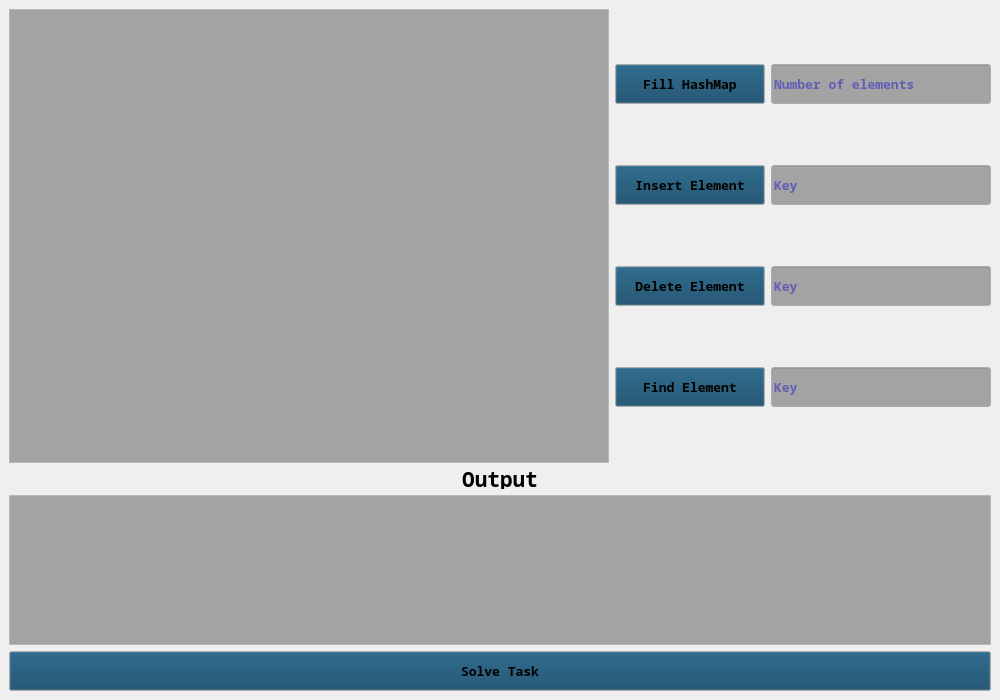
<?xml version="1.0" encoding="UTF-8"?>
<ui version="4.0">
 <class>MainWindow</class>
 <widget class="QMainWindow" name="MainWindow">
  <property name="geometry">
   <rect>
    <x>0</x>
    <y>0</y>
    <width>1000</width>
    <height>700</height>
   </rect>
  </property>
  <property name="minimumSize">
   <size>
    <width>1000</width>
    <height>700</height>
   </size>
  </property>
  <property name="maximumSize">
   <size>
    <width>16777215</width>
    <height>16777215</height>
   </size>
  </property>
  <property name="font">
   <font>
    <family>Noto Sans Mono</family>
    <pointsize>10</pointsize>
    <weight>75</weight>
    <bold>true</bold>
   </font>
  </property>
  <property name="windowTitle">
   <string>HashMap</string>
  </property>
  <widget class="QWidget" name="centralwidget">
   <layout class="QHBoxLayout" name="horizontalLayout">
    <item>
     <layout class="QGridLayout" name="gridLayout_2">
      <item row="3" column="0" colspan="2">
       <widget class="QTextEdit" name="outputBox">
        <property name="minimumSize">
         <size>
          <width>0</width>
          <height>100</height>
         </size>
        </property>
        <property name="maximumSize">
         <size>
          <width>16777215</width>
          <height>150</height>
         </size>
        </property>
        <property name="palette">
         <palette>
          <active>
           <colorrole role="Text">
            <brush brushstyle="SolidPattern">
             <color alpha="255">
              <red>13</red>
              <green>42</green>
              <blue>140</blue>
             </color>
            </brush>
           </colorrole>
           <colorrole role="Base">
            <brush brushstyle="SolidPattern">
             <color alpha="255">
              <red>163</red>
              <green>163</green>
              <blue>163</blue>
             </color>
            </brush>
           </colorrole>
           <colorrole role="PlaceholderText">
            <brush brushstyle="SolidPattern">
             <color alpha="128">
              <red>13</red>
              <green>42</green>
              <blue>140</blue>
             </color>
            </brush>
           </colorrole>
          </active>
          <inactive>
           <colorrole role="Text">
            <brush brushstyle="SolidPattern">
             <color alpha="255">
              <red>13</red>
              <green>42</green>
              <blue>140</blue>
             </color>
            </brush>
           </colorrole>
           <colorrole role="Base">
            <brush brushstyle="SolidPattern">
             <color alpha="255">
              <red>163</red>
              <green>163</green>
              <blue>163</blue>
             </color>
            </brush>
           </colorrole>
           <colorrole role="PlaceholderText">
            <brush brushstyle="SolidPattern">
             <color alpha="128">
              <red>13</red>
              <green>42</green>
              <blue>140</blue>
             </color>
            </brush>
           </colorrole>
          </inactive>
          <disabled>
           <colorrole role="Text">
            <brush brushstyle="SolidPattern">
             <color alpha="96">
              <red>164</red>
              <green>166</green>
              <blue>168</blue>
             </color>
            </brush>
           </colorrole>
           <colorrole role="Base">
            <brush brushstyle="SolidPattern">
             <color alpha="255">
              <red>68</red>
              <green>68</green>
              <blue>68</blue>
             </color>
            </brush>
           </colorrole>
           <colorrole role="PlaceholderText">
            <brush brushstyle="SolidPattern">
             <color alpha="128">
              <red>218</red>
              <green>218</green>
              <blue>218</blue>
             </color>
            </brush>
           </colorrole>
          </disabled>
         </palette>
        </property>
        <property name="font">
         <font>
          <family>Noto Sans Mono</family>
          <pointsize>16</pointsize>
          <weight>75</weight>
          <bold>true</bold>
         </font>
        </property>
        <property name="readOnly">
         <bool>true</bool>
        </property>
       </widget>
      </item>
      <item row="0" column="0">
       <widget class="QTextEdit" name="hashMapView">
        <property name="minimumSize">
         <size>
          <width>600</width>
          <height>380</height>
         </size>
        </property>
        <property name="maximumSize">
         <size>
          <width>16777215</width>
          <height>16777215</height>
         </size>
        </property>
        <property name="palette">
         <palette>
          <active>
           <colorrole role="Text">
            <brush brushstyle="SolidPattern">
             <color alpha="255">
              <red>13</red>
              <green>42</green>
              <blue>140</blue>
             </color>
            </brush>
           </colorrole>
           <colorrole role="Base">
            <brush brushstyle="SolidPattern">
             <color alpha="255">
              <red>163</red>
              <green>163</green>
              <blue>163</blue>
             </color>
            </brush>
           </colorrole>
           <colorrole role="PlaceholderText">
            <brush brushstyle="SolidPattern">
             <color alpha="128">
              <red>13</red>
              <green>42</green>
              <blue>140</blue>
             </color>
            </brush>
           </colorrole>
          </active>
          <inactive>
           <colorrole role="Text">
            <brush brushstyle="SolidPattern">
             <color alpha="255">
              <red>13</red>
              <green>42</green>
              <blue>140</blue>
             </color>
            </brush>
           </colorrole>
           <colorrole role="Base">
            <brush brushstyle="SolidPattern">
             <color alpha="255">
              <red>163</red>
              <green>163</green>
              <blue>163</blue>
             </color>
            </brush>
           </colorrole>
           <colorrole role="PlaceholderText">
            <brush brushstyle="SolidPattern">
             <color alpha="128">
              <red>13</red>
              <green>42</green>
              <blue>140</blue>
             </color>
            </brush>
           </colorrole>
          </inactive>
          <disabled>
           <colorrole role="Text">
            <brush brushstyle="SolidPattern">
             <color alpha="96">
              <red>164</red>
              <green>166</green>
              <blue>168</blue>
             </color>
            </brush>
           </colorrole>
           <colorrole role="Base">
            <brush brushstyle="SolidPattern">
             <color alpha="255">
              <red>68</red>
              <green>68</green>
              <blue>68</blue>
             </color>
            </brush>
           </colorrole>
           <colorrole role="PlaceholderText">
            <brush brushstyle="SolidPattern">
             <color alpha="128">
              <red>218</red>
              <green>218</green>
              <blue>218</blue>
             </color>
            </brush>
           </colorrole>
          </disabled>
         </palette>
        </property>
        <property name="font">
         <font>
          <family>Noto Sans Mono</family>
          <pointsize>16</pointsize>
          <weight>75</weight>
          <bold>true</bold>
         </font>
        </property>
        <property name="readOnly">
         <bool>true</bool>
        </property>
       </widget>
      </item>
      <item row="2" column="0" colspan="2">
       <widget class="QLabel" name="outputLabel">
        <property name="minimumSize">
         <size>
          <width>0</width>
          <height>20</height>
         </size>
        </property>
        <property name="maximumSize">
         <size>
          <width>16777215</width>
          <height>20</height>
         </size>
        </property>
        <property name="font">
         <font>
          <family>Noto Sans Mono</family>
          <pointsize>16</pointsize>
          <weight>75</weight>
          <bold>true</bold>
         </font>
        </property>
        <property name="text">
         <string>Output</string>
        </property>
        <property name="alignment">
         <set>Qt::AlignCenter</set>
        </property>
       </widget>
      </item>
      <item row="4" column="0" colspan="2">
       <widget class="QPushButton" name="solveTaskButton">
        <property name="minimumSize">
         <size>
          <width>0</width>
          <height>40</height>
         </size>
        </property>
        <property name="maximumSize">
         <size>
          <width>16777215</width>
          <height>40</height>
         </size>
        </property>
        <property name="palette">
         <palette>
          <active>
           <colorrole role="Button">
            <brush brushstyle="SolidPattern">
             <color alpha="255">
              <red>12</red>
              <green>66</green>
              <blue>99</blue>
             </color>
            </brush>
           </colorrole>
          </active>
          <inactive>
           <colorrole role="Button">
            <brush brushstyle="SolidPattern">
             <color alpha="255">
              <red>12</red>
              <green>66</green>
              <blue>99</blue>
             </color>
            </brush>
           </colorrole>
          </inactive>
          <disabled>
           <colorrole role="Button">
            <brush brushstyle="SolidPattern">
             <color alpha="255">
              <red>12</red>
              <green>66</green>
              <blue>99</blue>
             </color>
            </brush>
           </colorrole>
          </disabled>
         </palette>
        </property>
        <property name="text">
         <string>Solve Task</string>
        </property>
       </widget>
      </item>
      <item row="0" column="1">
       <layout class="QGridLayout" name="gridLayout">
        <item row="2" column="2">
         <widget class="QLineEdit" name="deleteElementKeyField">
          <property name="minimumSize">
           <size>
            <width>0</width>
            <height>40</height>
           </size>
          </property>
          <property name="maximumSize">
           <size>
            <width>16777215</width>
            <height>40</height>
           </size>
          </property>
          <property name="palette">
           <palette>
            <active>
             <colorrole role="Mid">
              <brush brushstyle="SolidPattern">
               <color alpha="255">
                <red>100</red>
                <green>90</green>
                <blue>98</blue>
               </color>
              </brush>
             </colorrole>
             <colorrole role="Text">
              <brush brushstyle="SolidPattern">
               <color alpha="255">
                <red>13</red>
                <green>42</green>
                <blue>140</blue>
               </color>
              </brush>
             </colorrole>
             <colorrole role="Base">
              <brush brushstyle="SolidPattern">
               <color alpha="255">
                <red>163</red>
                <green>163</green>
                <blue>163</blue>
               </color>
              </brush>
             </colorrole>
             <colorrole role="PlaceholderText">
              <brush brushstyle="SolidPattern">
               <color alpha="150">
                <red>52</red>
                <green>42</green>
                <blue>193</blue>
               </color>
              </brush>
             </colorrole>
            </active>
            <inactive>
             <colorrole role="Mid">
              <brush brushstyle="SolidPattern">
               <color alpha="255">
                <red>100</red>
                <green>90</green>
                <blue>98</blue>
               </color>
              </brush>
             </colorrole>
             <colorrole role="Text">
              <brush brushstyle="SolidPattern">
               <color alpha="255">
                <red>13</red>
                <green>42</green>
                <blue>140</blue>
               </color>
              </brush>
             </colorrole>
             <colorrole role="Base">
              <brush brushstyle="SolidPattern">
               <color alpha="255">
                <red>163</red>
                <green>163</green>
                <blue>163</blue>
               </color>
              </brush>
             </colorrole>
             <colorrole role="PlaceholderText">
              <brush brushstyle="SolidPattern">
               <color alpha="150">
                <red>52</red>
                <green>42</green>
                <blue>193</blue>
               </color>
              </brush>
             </colorrole>
            </inactive>
            <disabled>
             <colorrole role="Mid">
              <brush brushstyle="SolidPattern">
               <color alpha="255">
                <red>100</red>
                <green>90</green>
                <blue>98</blue>
               </color>
              </brush>
             </colorrole>
             <colorrole role="Text">
              <brush brushstyle="SolidPattern">
               <color alpha="96">
                <red>164</red>
                <green>166</green>
                <blue>168</blue>
               </color>
              </brush>
             </colorrole>
             <colorrole role="Base">
              <brush brushstyle="SolidPattern">
               <color alpha="255">
                <red>68</red>
                <green>68</green>
                <blue>68</blue>
               </color>
              </brush>
             </colorrole>
             <colorrole role="PlaceholderText">
              <brush brushstyle="SolidPattern">
               <color alpha="150">
                <red>52</red>
                <green>42</green>
                <blue>193</blue>
               </color>
              </brush>
             </colorrole>
            </disabled>
           </palette>
          </property>
          <property name="maxLength">
           <number>30</number>
          </property>
          <property name="placeholderText">
           <string>Key</string>
          </property>
          <property name="clearButtonEnabled">
           <bool>true</bool>
          </property>
         </widget>
        </item>
        <item row="3" column="2">
         <widget class="QLineEdit" name="findElementKeyField">
          <property name="minimumSize">
           <size>
            <width>0</width>
            <height>40</height>
           </size>
          </property>
          <property name="maximumSize">
           <size>
            <width>16777215</width>
            <height>40</height>
           </size>
          </property>
          <property name="palette">
           <palette>
            <active>
             <colorrole role="Mid">
              <brush brushstyle="SolidPattern">
               <color alpha="255">
                <red>100</red>
                <green>90</green>
                <blue>98</blue>
               </color>
              </brush>
             </colorrole>
             <colorrole role="Text">
              <brush brushstyle="SolidPattern">
               <color alpha="255">
                <red>13</red>
                <green>42</green>
                <blue>140</blue>
               </color>
              </brush>
             </colorrole>
             <colorrole role="Base">
              <brush brushstyle="SolidPattern">
               <color alpha="255">
                <red>163</red>
                <green>163</green>
                <blue>163</blue>
               </color>
              </brush>
             </colorrole>
             <colorrole role="PlaceholderText">
              <brush brushstyle="SolidPattern">
               <color alpha="150">
                <red>52</red>
                <green>42</green>
                <blue>193</blue>
               </color>
              </brush>
             </colorrole>
            </active>
            <inactive>
             <colorrole role="Mid">
              <brush brushstyle="SolidPattern">
               <color alpha="255">
                <red>100</red>
                <green>90</green>
                <blue>98</blue>
               </color>
              </brush>
             </colorrole>
             <colorrole role="Text">
              <brush brushstyle="SolidPattern">
               <color alpha="255">
                <red>13</red>
                <green>42</green>
                <blue>140</blue>
               </color>
              </brush>
             </colorrole>
             <colorrole role="Base">
              <brush brushstyle="SolidPattern">
               <color alpha="255">
                <red>163</red>
                <green>163</green>
                <blue>163</blue>
               </color>
              </brush>
             </colorrole>
             <colorrole role="PlaceholderText">
              <brush brushstyle="SolidPattern">
               <color alpha="150">
                <red>52</red>
                <green>42</green>
                <blue>193</blue>
               </color>
              </brush>
             </colorrole>
            </inactive>
            <disabled>
             <colorrole role="Mid">
              <brush brushstyle="SolidPattern">
               <color alpha="255">
                <red>100</red>
                <green>90</green>
                <blue>98</blue>
               </color>
              </brush>
             </colorrole>
             <colorrole role="Text">
              <brush brushstyle="SolidPattern">
               <color alpha="96">
                <red>164</red>
                <green>166</green>
                <blue>168</blue>
               </color>
              </brush>
             </colorrole>
             <colorrole role="Base">
              <brush brushstyle="SolidPattern">
               <color alpha="255">
                <red>68</red>
                <green>68</green>
                <blue>68</blue>
               </color>
              </brush>
             </colorrole>
             <colorrole role="PlaceholderText">
              <brush brushstyle="SolidPattern">
               <color alpha="150">
                <red>52</red>
                <green>42</green>
                <blue>193</blue>
               </color>
              </brush>
             </colorrole>
            </disabled>
           </palette>
          </property>
          <property name="maxLength">
           <number>30</number>
          </property>
          <property name="placeholderText">
           <string>Key</string>
          </property>
          <property name="clearButtonEnabled">
           <bool>true</bool>
          </property>
         </widget>
        </item>
        <item row="0" column="2">
         <widget class="QLineEdit" name="numberOfElementsField">
          <property name="minimumSize">
           <size>
            <width>0</width>
            <height>40</height>
           </size>
          </property>
          <property name="maximumSize">
           <size>
            <width>16777215</width>
            <height>40</height>
           </size>
          </property>
          <property name="palette">
           <palette>
            <active>
             <colorrole role="Mid">
              <brush brushstyle="SolidPattern">
               <color alpha="255">
                <red>100</red>
                <green>90</green>
                <blue>98</blue>
               </color>
              </brush>
             </colorrole>
             <colorrole role="Text">
              <brush brushstyle="SolidPattern">
               <color alpha="255">
                <red>13</red>
                <green>42</green>
                <blue>140</blue>
               </color>
              </brush>
             </colorrole>
             <colorrole role="Base">
              <brush brushstyle="SolidPattern">
               <color alpha="255">
                <red>163</red>
                <green>163</green>
                <blue>163</blue>
               </color>
              </brush>
             </colorrole>
             <colorrole role="PlaceholderText">
              <brush brushstyle="SolidPattern">
               <color alpha="150">
                <red>52</red>
                <green>42</green>
                <blue>193</blue>
               </color>
              </brush>
             </colorrole>
            </active>
            <inactive>
             <colorrole role="Mid">
              <brush brushstyle="SolidPattern">
               <color alpha="255">
                <red>100</red>
                <green>90</green>
                <blue>98</blue>
               </color>
              </brush>
             </colorrole>
             <colorrole role="Text">
              <brush brushstyle="SolidPattern">
               <color alpha="255">
                <red>13</red>
                <green>42</green>
                <blue>140</blue>
               </color>
              </brush>
             </colorrole>
             <colorrole role="Base">
              <brush brushstyle="SolidPattern">
               <color alpha="255">
                <red>163</red>
                <green>163</green>
                <blue>163</blue>
               </color>
              </brush>
             </colorrole>
             <colorrole role="PlaceholderText">
              <brush brushstyle="SolidPattern">
               <color alpha="150">
                <red>52</red>
                <green>42</green>
                <blue>193</blue>
               </color>
              </brush>
             </colorrole>
            </inactive>
            <disabled>
             <colorrole role="Mid">
              <brush brushstyle="SolidPattern">
               <color alpha="255">
                <red>100</red>
                <green>90</green>
                <blue>98</blue>
               </color>
              </brush>
             </colorrole>
             <colorrole role="Text">
              <brush brushstyle="SolidPattern">
               <color alpha="96">
                <red>164</red>
                <green>166</green>
                <blue>168</blue>
               </color>
              </brush>
             </colorrole>
             <colorrole role="Base">
              <brush brushstyle="SolidPattern">
               <color alpha="255">
                <red>68</red>
                <green>68</green>
                <blue>68</blue>
               </color>
              </brush>
             </colorrole>
             <colorrole role="PlaceholderText">
              <brush brushstyle="SolidPattern">
               <color alpha="150">
                <red>52</red>
                <green>42</green>
                <blue>193</blue>
               </color>
              </brush>
             </colorrole>
            </disabled>
           </palette>
          </property>
          <property name="maxLength">
           <number>30</number>
          </property>
          <property name="placeholderText">
           <string>Number of elements</string>
          </property>
          <property name="clearButtonEnabled">
           <bool>true</bool>
          </property>
         </widget>
        </item>
        <item row="0" column="0">
         <widget class="QPushButton" name="fillHashMapButton">
          <property name="minimumSize">
           <size>
            <width>150</width>
            <height>40</height>
           </size>
          </property>
          <property name="maximumSize">
           <size>
            <width>16777215</width>
            <height>40</height>
           </size>
          </property>
          <property name="palette">
           <palette>
            <active>
             <colorrole role="Button">
              <brush brushstyle="SolidPattern">
               <color alpha="255">
                <red>12</red>
                <green>66</green>
                <blue>99</blue>
               </color>
              </brush>
             </colorrole>
            </active>
            <inactive>
             <colorrole role="Button">
              <brush brushstyle="SolidPattern">
               <color alpha="255">
                <red>12</red>
                <green>66</green>
                <blue>99</blue>
               </color>
              </brush>
             </colorrole>
            </inactive>
            <disabled>
             <colorrole role="Button">
              <brush brushstyle="SolidPattern">
               <color alpha="255">
                <red>12</red>
                <green>66</green>
                <blue>99</blue>
               </color>
              </brush>
             </colorrole>
            </disabled>
           </palette>
          </property>
          <property name="text">
           <string>Fill HashMap</string>
          </property>
         </widget>
        </item>
        <item row="3" column="0">
         <widget class="QPushButton" name="findElementButton">
          <property name="minimumSize">
           <size>
            <width>150</width>
            <height>40</height>
           </size>
          </property>
          <property name="maximumSize">
           <size>
            <width>16777215</width>
            <height>40</height>
           </size>
          </property>
          <property name="palette">
           <palette>
            <active>
             <colorrole role="Button">
              <brush brushstyle="SolidPattern">
               <color alpha="255">
                <red>12</red>
                <green>66</green>
                <blue>99</blue>
               </color>
              </brush>
             </colorrole>
            </active>
            <inactive>
             <colorrole role="Button">
              <brush brushstyle="SolidPattern">
               <color alpha="255">
                <red>12</red>
                <green>66</green>
                <blue>99</blue>
               </color>
              </brush>
             </colorrole>
            </inactive>
            <disabled>
             <colorrole role="Button">
              <brush brushstyle="SolidPattern">
               <color alpha="255">
                <red>12</red>
                <green>66</green>
                <blue>99</blue>
               </color>
              </brush>
             </colorrole>
            </disabled>
           </palette>
          </property>
          <property name="text">
           <string>Find Element</string>
          </property>
         </widget>
        </item>
        <item row="2" column="0">
         <widget class="QPushButton" name="deleteElementButton">
          <property name="minimumSize">
           <size>
            <width>150</width>
            <height>40</height>
           </size>
          </property>
          <property name="maximumSize">
           <size>
            <width>16777215</width>
            <height>40</height>
           </size>
          </property>
          <property name="palette">
           <palette>
            <active>
             <colorrole role="Button">
              <brush brushstyle="SolidPattern">
               <color alpha="255">
                <red>12</red>
                <green>66</green>
                <blue>99</blue>
               </color>
              </brush>
             </colorrole>
            </active>
            <inactive>
             <colorrole role="Button">
              <brush brushstyle="SolidPattern">
               <color alpha="255">
                <red>12</red>
                <green>66</green>
                <blue>99</blue>
               </color>
              </brush>
             </colorrole>
            </inactive>
            <disabled>
             <colorrole role="Button">
              <brush brushstyle="SolidPattern">
               <color alpha="255">
                <red>12</red>
                <green>66</green>
                <blue>99</blue>
               </color>
              </brush>
             </colorrole>
            </disabled>
           </palette>
          </property>
          <property name="text">
           <string>Delete Element</string>
          </property>
         </widget>
        </item>
        <item row="1" column="2">
         <widget class="QLineEdit" name="insertElementKeyField">
          <property name="minimumSize">
           <size>
            <width>0</width>
            <height>40</height>
           </size>
          </property>
          <property name="maximumSize">
           <size>
            <width>16777215</width>
            <height>40</height>
           </size>
          </property>
          <property name="palette">
           <palette>
            <active>
             <colorrole role="Mid">
              <brush brushstyle="SolidPattern">
               <color alpha="255">
                <red>100</red>
                <green>90</green>
                <blue>98</blue>
               </color>
              </brush>
             </colorrole>
             <colorrole role="Text">
              <brush brushstyle="SolidPattern">
               <color alpha="255">
                <red>13</red>
                <green>42</green>
                <blue>140</blue>
               </color>
              </brush>
             </colorrole>
             <colorrole role="Base">
              <brush brushstyle="SolidPattern">
               <color alpha="255">
                <red>163</red>
                <green>163</green>
                <blue>163</blue>
               </color>
              </brush>
             </colorrole>
             <colorrole role="PlaceholderText">
              <brush brushstyle="SolidPattern">
               <color alpha="150">
                <red>52</red>
                <green>42</green>
                <blue>193</blue>
               </color>
              </brush>
             </colorrole>
            </active>
            <inactive>
             <colorrole role="Mid">
              <brush brushstyle="SolidPattern">
               <color alpha="255">
                <red>100</red>
                <green>90</green>
                <blue>98</blue>
               </color>
              </brush>
             </colorrole>
             <colorrole role="Text">
              <brush brushstyle="SolidPattern">
               <color alpha="255">
                <red>13</red>
                <green>42</green>
                <blue>140</blue>
               </color>
              </brush>
             </colorrole>
             <colorrole role="Base">
              <brush brushstyle="SolidPattern">
               <color alpha="255">
                <red>163</red>
                <green>163</green>
                <blue>163</blue>
               </color>
              </brush>
             </colorrole>
             <colorrole role="PlaceholderText">
              <brush brushstyle="SolidPattern">
               <color alpha="150">
                <red>52</red>
                <green>42</green>
                <blue>193</blue>
               </color>
              </brush>
             </colorrole>
            </inactive>
            <disabled>
             <colorrole role="Mid">
              <brush brushstyle="SolidPattern">
               <color alpha="255">
                <red>100</red>
                <green>90</green>
                <blue>98</blue>
               </color>
              </brush>
             </colorrole>
             <colorrole role="Text">
              <brush brushstyle="SolidPattern">
               <color alpha="96">
                <red>164</red>
                <green>166</green>
                <blue>168</blue>
               </color>
              </brush>
             </colorrole>
             <colorrole role="Base">
              <brush brushstyle="SolidPattern">
               <color alpha="255">
                <red>68</red>
                <green>68</green>
                <blue>68</blue>
               </color>
              </brush>
             </colorrole>
             <colorrole role="PlaceholderText">
              <brush brushstyle="SolidPattern">
               <color alpha="150">
                <red>52</red>
                <green>42</green>
                <blue>193</blue>
               </color>
              </brush>
             </colorrole>
            </disabled>
           </palette>
          </property>
          <property name="maxLength">
           <number>30</number>
          </property>
          <property name="placeholderText">
           <string>Key</string>
          </property>
          <property name="clearButtonEnabled">
           <bool>true</bool>
          </property>
         </widget>
        </item>
        <item row="1" column="0">
         <widget class="QPushButton" name="insertElementButton">
          <property name="minimumSize">
           <size>
            <width>150</width>
            <height>40</height>
           </size>
          </property>
          <property name="maximumSize">
           <size>
            <width>16777215</width>
            <height>40</height>
           </size>
          </property>
          <property name="palette">
           <palette>
            <active>
             <colorrole role="Button">
              <brush brushstyle="SolidPattern">
               <color alpha="255">
                <red>12</red>
                <green>66</green>
                <blue>99</blue>
               </color>
              </brush>
             </colorrole>
            </active>
            <inactive>
             <colorrole role="Button">
              <brush brushstyle="SolidPattern">
               <color alpha="255">
                <red>12</red>
                <green>66</green>
                <blue>99</blue>
               </color>
              </brush>
             </colorrole>
            </inactive>
            <disabled>
             <colorrole role="Button">
              <brush brushstyle="SolidPattern">
               <color alpha="255">
                <red>12</red>
                <green>66</green>
                <blue>99</blue>
               </color>
              </brush>
             </colorrole>
            </disabled>
           </palette>
          </property>
          <property name="text">
           <string>Insert Element</string>
          </property>
         </widget>
        </item>
       </layout>
      </item>
     </layout>
    </item>
   </layout>
  </widget>
  <widget class="QMenuBar" name="menubar">
   <property name="geometry">
    <rect>
     <x>0</x>
     <y>0</y>
     <width>1000</width>
     <height>23</height>
    </rect>
   </property>
  </widget>
 </widget>
 <resources/>
 <connections/>
</ui>
